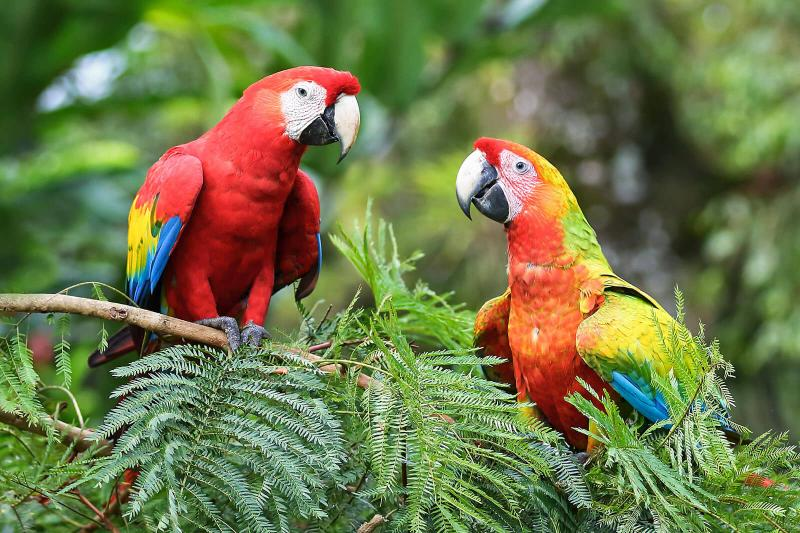
%> input picture parrots.jpg, 800 x 533 px
$ octave parrot.m   (GNU Octave 9; MATLAB toolbox functions it lacks are replaced by stand-ins)
%> lines starting %> are read from the running program, lines starting %| are printed output that depends on the picture
#Santiago, Christian Timothy D.
#BSCPE 4-2
#Midterm - CPEN111


x = imread('C:\Users\Christian Timothy\Documents\CPEN111\parrots.jpg');
%> x is the input picture: size 533x800x3 uint8; mean R, G, B 111.1, 120.1, 73.5
figure(1),imshow(x)


imfinfo 'C:\Users\Christian Timothy\Documents\CPEN111\parrots.jpg'
whos x
pkg load image;

y = rgb2gray(x)
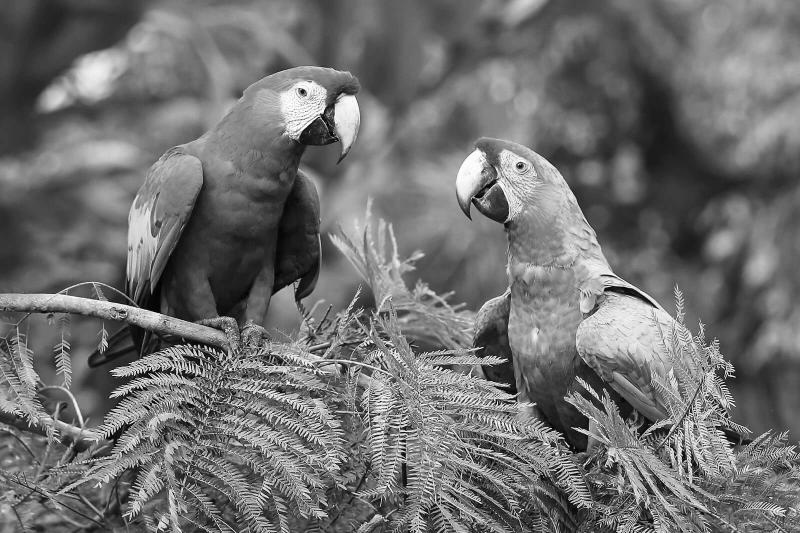
%> y: size 533x800 uint8; min 0, max 255, mean 112.1
imshow(y)
imwrite(y,'C:\Users\Christian Timothy\Documents\CPEN111\parrots1.jpg');
figure;subplot(211),imshow(y);
subplot(212),plot(y(150,:));
%> after `plot(y(150,:))`:
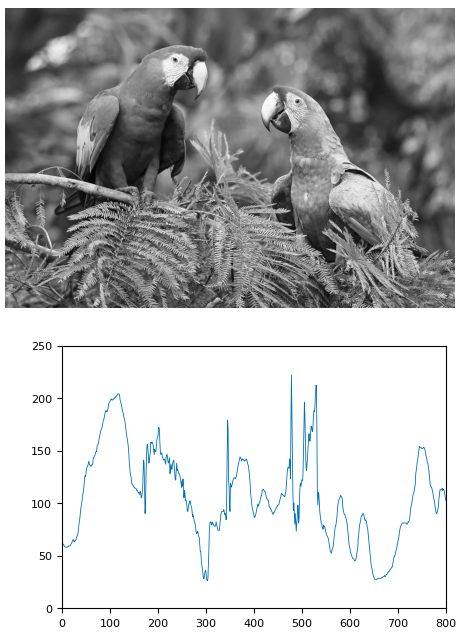
%> figure redrawn from the program's plot data, 2 panels

$ run again, with nature.jpg copied over parrots.jpg
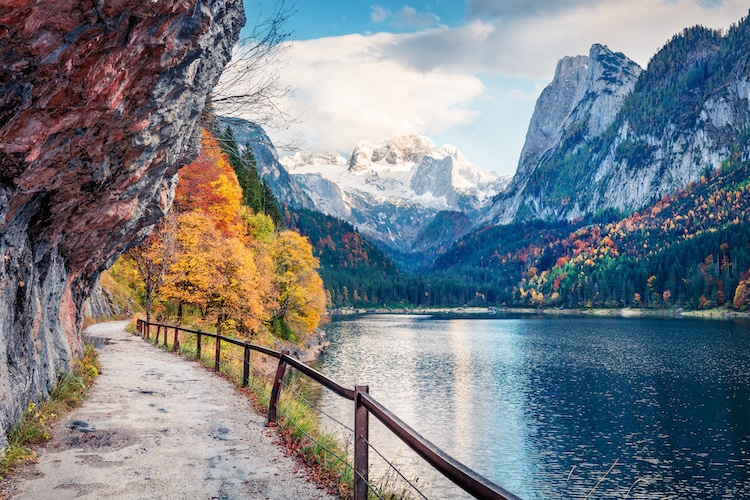
%> input picture nature.jpg, 750 x 500 px
%> x is the input picture: size 500x750x3 uint8; mean R, G, B 120.6, 127.6, 134.3
%> `y = rgb2gray(x)`:
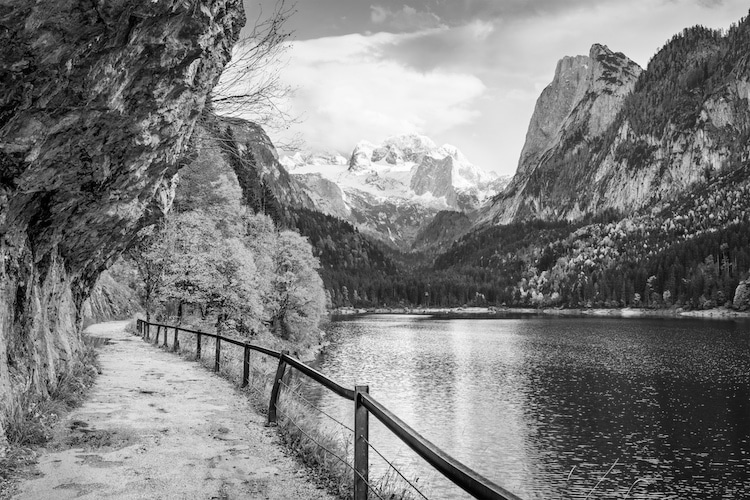
%> y: size 500x750 uint8; min 0, max 255, mean 126.2
%> `plot(y(150,:))`:
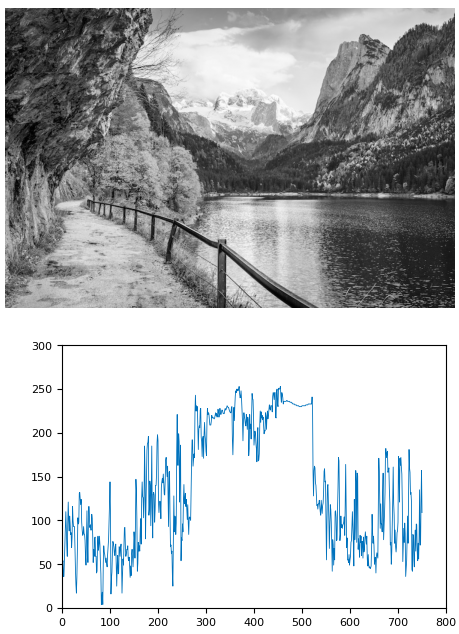
%> figure redrawn from the program's plot data, 2 panels
